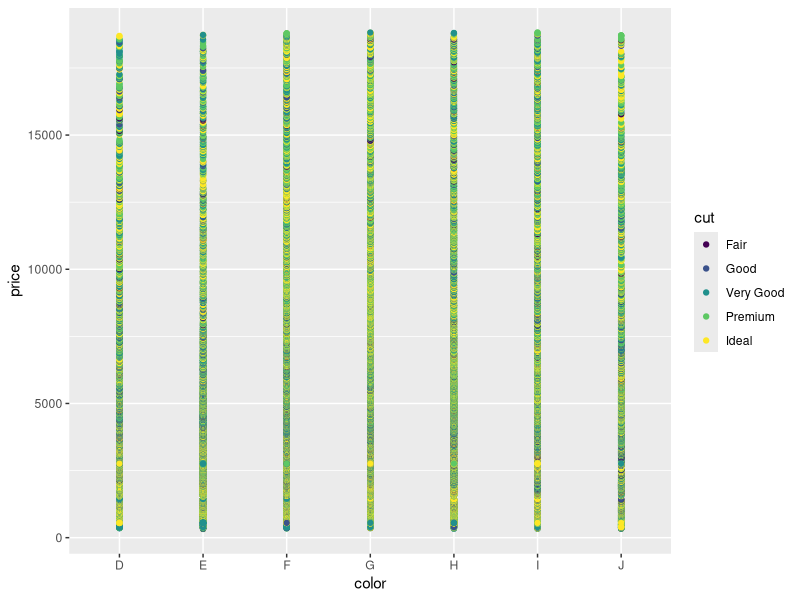
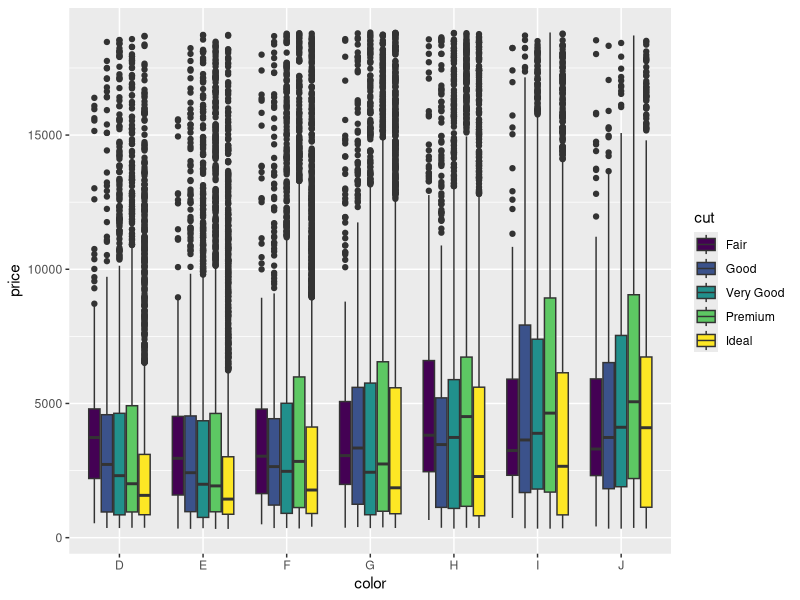
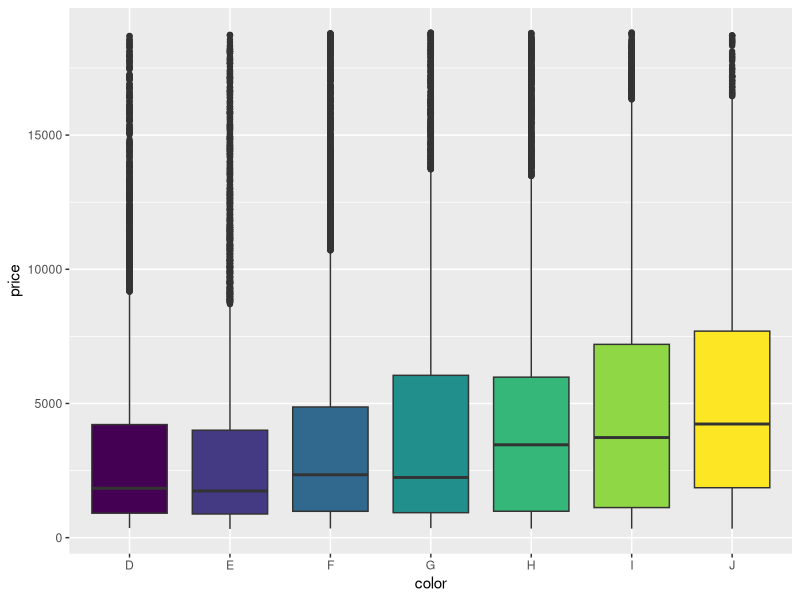
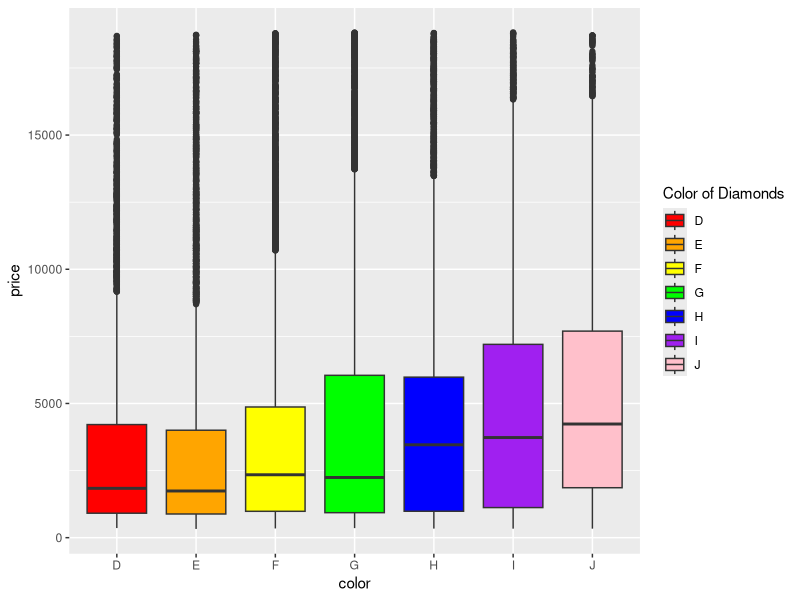
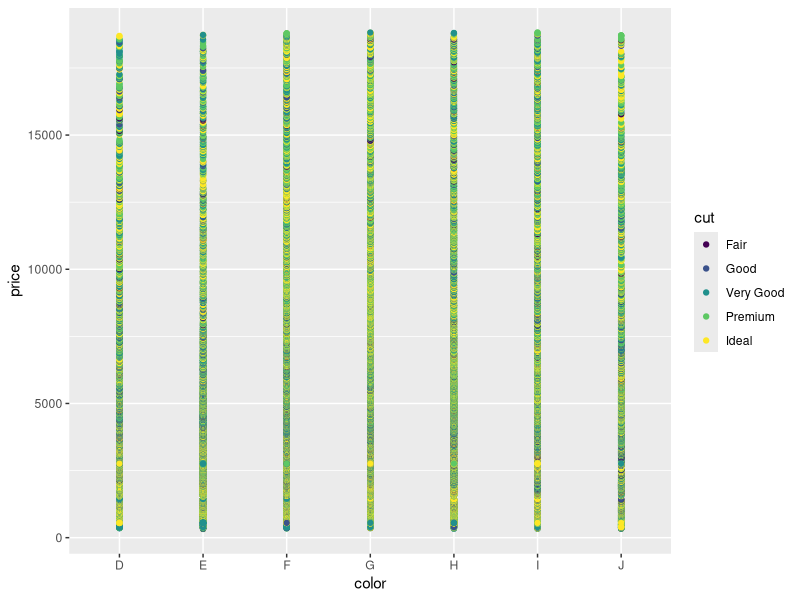

Source code (R) for these figures, in order:
## ---- chunk 1
library(tidyverse)
ggplot(diamonds, aes(color, price, color= cut))+ geom_point()# not super helpful 
ggplot(diamonds, aes(color, price, fill=cut)) + geom_boxplot()
## ---- chunk 2
ggplot(diamonds, aes(color, price, fill=color))+geom_boxplot() + theme(legend.position="none")
## ---- chunk 3
ggplot(diamonds, aes(color, price, fill=color)) +geom_boxplot()+ scale_fill_manual(values=c("red", "orange", "yellow", "green","blue", "purple", "pink"),name="Color of Diamonds")
## ---- chunk 4

## ---- chunk 5

## ---- chunk 6

## ---- chunk 7

## ---- chunk 8

## ---- chunk 9

## ---- chunk 10
ggplot(diamonds, aes(color, price, color= cut))+ geom_point()


## ---- chunk 11

## ---- chunk 12

## ---- chunk 13

## ---- chunk 14

## ---- chunk 15

## ---- chunk 16
 
## ---- chunk 17
